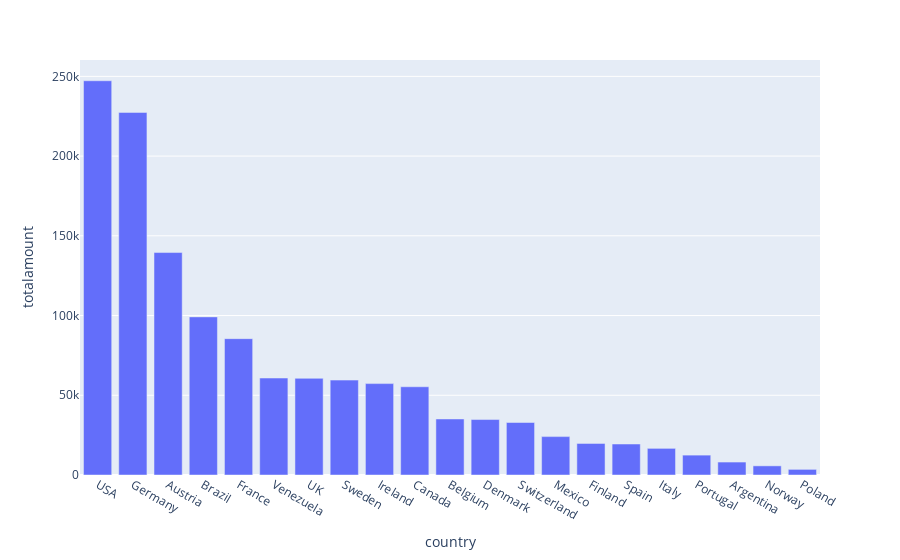
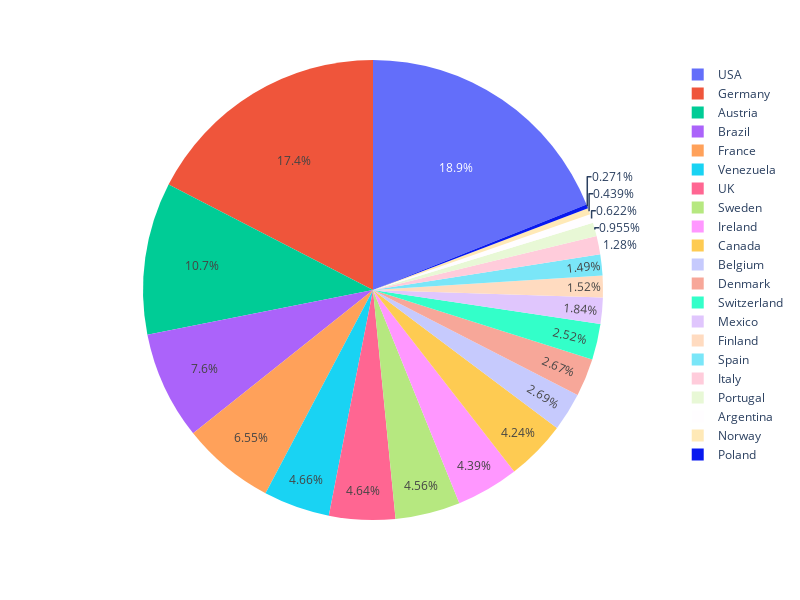

The notebook cell saved with these charts, in order:
### Code cell
plots('country')

### Figure 1 — Plotly figure (JSON) as saved in the notebook; plotly's stock layout.template omitted (floating-point values rounded to 4 significant figures)
{"data": [{"hovertemplate": "country=%{x}<br>totalamount=%{y}<extra></extra>", "legendgroup": "", "marker": {"color": "#636efa", "pattern": {"shape": ""}}, "name": "", "orientation": "v", "showlegend": false, "textposition": "auto", "type": "bar", "x": ["USA", "Germany", "Austria", "Brazil", "France", "Venezuela", "UK", "Sweden", "Ireland", "Canada", "Belgium", "Denmark", "Switzerland", "Mexico", "Finland", "Spain", "Italy", "Portugal", "Argentina", "Norway", "Poland"], "xaxis": "x", "y": [247200.0, 227400.0, 139500.0, 99160.0, 85500.0, 60810.0, 60620.0, 59520.0, 57320.0, 55330.0, 35130.0, 34780.0, 32920.0, 24070.0, 19780.0, 19430.0, 16710.0, 12470.0, 8119.0, 5735.0, 3532.0], "yaxis": "y"}], "layout": {"barmode": "relative", "legend": {"tracegroupgap": 0}, "margin": {"t": 60}, "xaxis": {"anchor": "y", "domain": [0, 1], "title": {"text": "country"}}, "yaxis": {"anchor": "x", "domain": [0, 1], "title": {"text": "totalamount"}}}}

### Figure 2 — Plotly figure (JSON) as saved in the notebook; plotly's stock layout.template omitted (floating-point values rounded to 4 significant figures)
{"data": [{"domain": {"x": [0, 1], "y": [0, 1]}, "hovertemplate": "country=%{label}<br>totalamount=%{value}<extra></extra>", "labels": ["USA", "Germany", "Austria", "Brazil", "France", "Venezuela", "UK", "Sweden", "Ireland", "Canada", "Belgium", "Denmark", "Switzerland", "Mexico", "Finland", "Spain", "Italy", "Portugal", "Argentina", "Norway", "Poland"], "legendgroup": "", "name": "", "showlegend": true, "type": "pie", "values": [247200.0, 227400.0, 139500.0, 99160.0, 85500.0, 60810.0, 60620.0, 59520.0, 57320.0, 55330.0, 35130.0, 34780.0, 32920.0, 24070.0, 19780.0, 19430.0, 16710.0, 12470.0, 8119.0, 5735.0, 3532.0]}], "layout": {"height": 600, "legend": {"tracegroupgap": 0}, "margin": {"t": 60}, "width": 800}}
